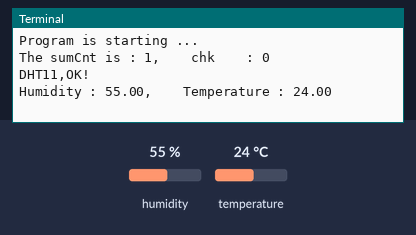
Simulated run of this program. Board: Raspberry Pi (header pin numbers). On the bench: the last lines printed to the terminal. The inputs (shaded band) are chosen by the test bench; at power-on: humidity 55 %, temperature 24 °C.

Above: at 1.2 s.
1.3 s: humidity set to 22 %
At 3.7 s:
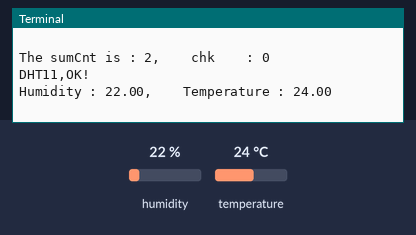
4.7 s: temperature set to 12 °C
At 6.5 s:
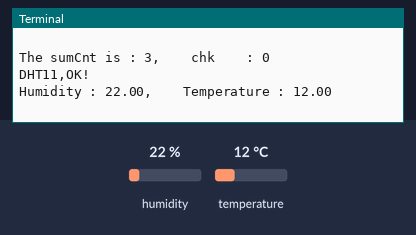
8.1 s: humidity set to 40 %
At 9.4 s:
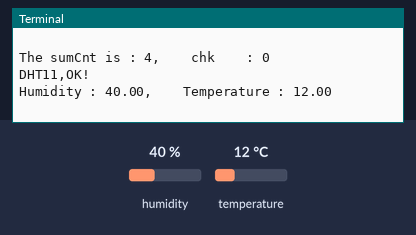
Timing chart, 0 to 11.1 s (numbered marks = the images above; inputs shaded):
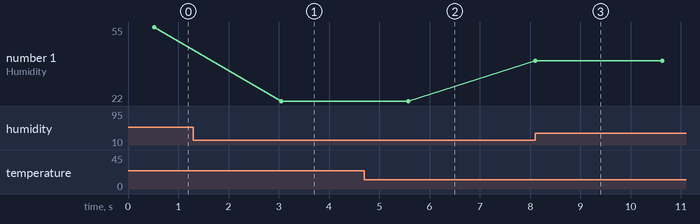

The program:

DHT11.py
```python
#!/usr/bin/env python
#############################################################################
# Filename    : DHT11.py
# Description :	read the temperature and humidity data of DHT11
# Author      : freenove
# modification: 2018/03/07
########################################################################
import RPi.GPIO as GPIO
import time
import Freenove_DHT as DHT
DHTPin = 11     #define the pin of DHT11

def loop():
    dht = DHT.DHT(DHTPin)   #create a DHT class object
    sumCnt = 0              #number of reading times
    while(True):
        sumCnt += 1         #counting number of reading times
        chk = dht.readDHT11()     #read DHT11 and get a return value. Then determine whether data read is normal according to the return value.
        print"The sumCnt is : %d, \t chk    : %d"%(sumCnt,chk)
        if (chk is dht.DHTLIB_OK):      #read DHT11 and get a return value. Then determine whether data read is normal according to the return value.
            print"DHT11,OK!"
        elif(chk is dht.DHTLIB_ERROR_CHECKSUM): #data check has errors
            print"DHTLIB_ERROR_CHECKSUM!!"
        elif(chk is dht.DHTLIB_ERROR_TIMEOUT):  #reading DHT times out
            print"DHTLIB_ERROR_TIMEOUT!"
        else:               #other errors
            print"Other error!"

        print"Humidity : %.2f, \t Temperature : %.2f \n"%(dht.humidity,dht.temperature)
        time.sleep(2)

if __name__ == '__main__':
    print 'Program is starting ... '
    try:
        loop()
    except KeyboardInterrupt:
        GPIO.cleanup()
        exit()
```

Measured:
- after the input at 1.3 s, the terminal: prints a new line after 1.8 s (image 1)
- after the input at 4.7 s, the terminal: prints a new line after 0.88 s (image 2)
- after the input at 8.1 s, the terminal: prints a new line at once (image 3)
- plotted number 1: 55 → 22 after the input at 1.3 s, 22 → 40 after the input at 8.1 s
